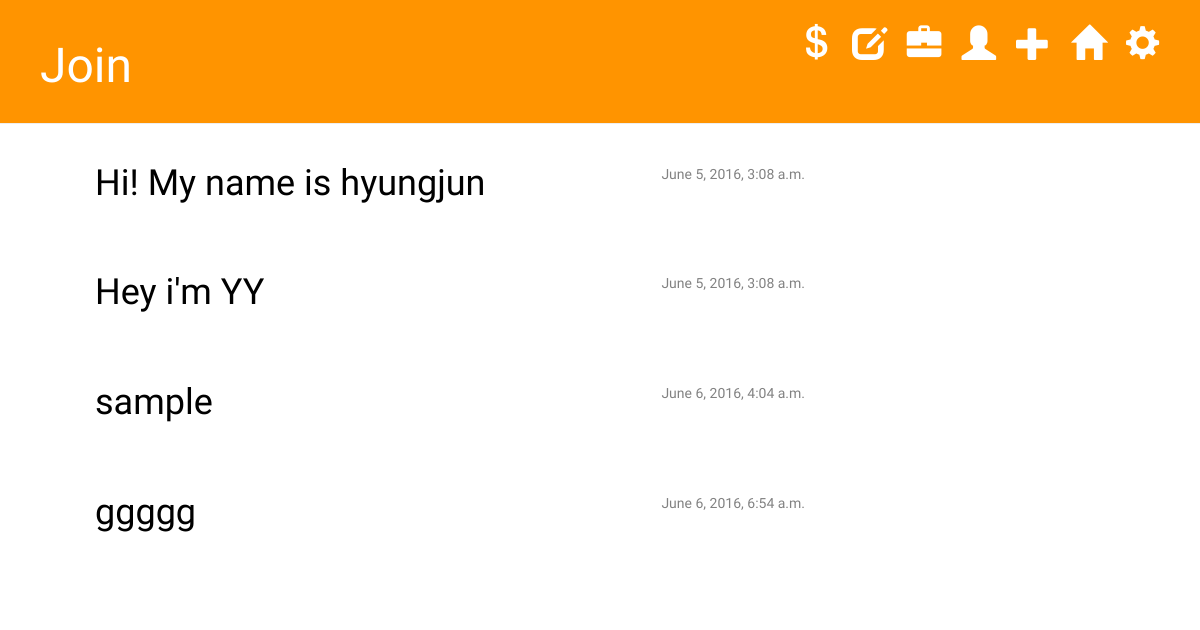
The app's page /lookforjob/, older data.
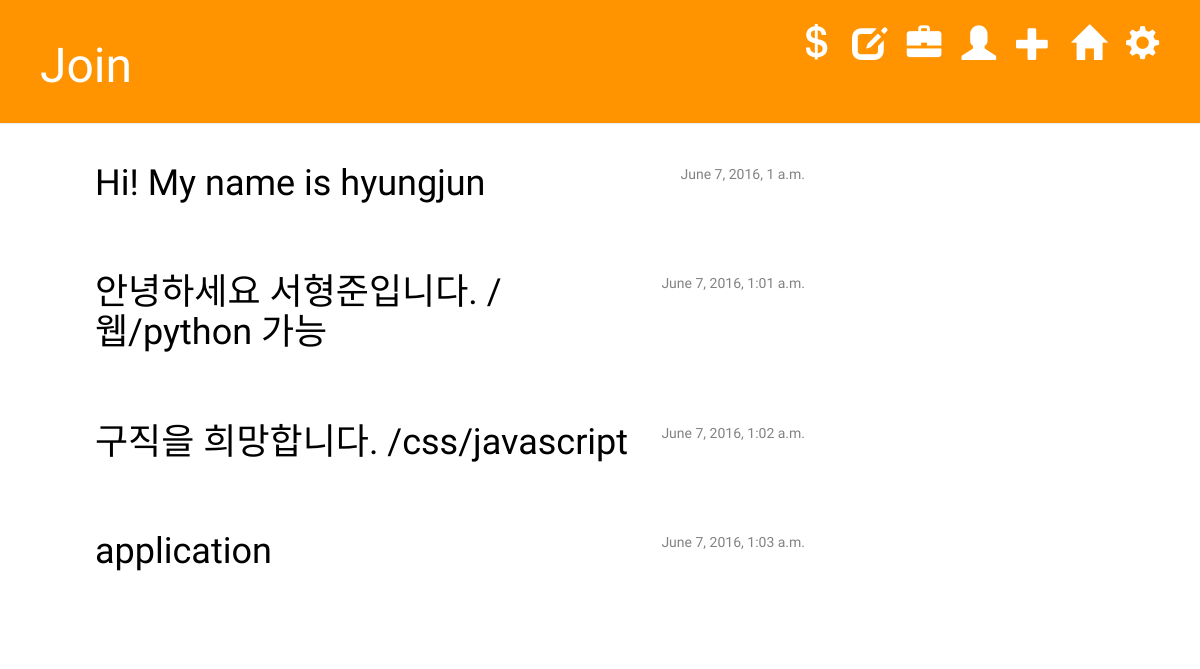
The same page, newer data.
### programmer/models.py (models this page shows, shortened)
class Lookforjob(models.Model):
    author = models.ForeignKey('auth.User')
    title = models.CharField(max_length=200)
    text = models.TextField()
    create_date = models.DateTimeField(default=timezone.now)
    published_date = models.DateTimeField(blank=True, null=True)
    email = models.EmailField(blank=True, null=True, max_length=300)

### programmer/views.py (the view)
# urls.py: url(r'^lookforjob/$', views.lookforjob_list, name='lookforjob_list'),
def lookforjob_list(request):
    lookforjobs = Lookforjob.objects.filter(published_date__lte=timezone.now()).order_by('published_date')
    return render(request, 'programmer/lookforjob_list.html',{'lookforjobs':lookforjobs})

### templates/programmer/lookforjob_list.html (shortened to what this page needs)
<!DOCTYPE html>
{% extends 'programmer/base.html' %}
{% load staticfiles %}
        {% block content %}
            {% for lookforjob in lookforjobs %}
                <div class = "content">
                    <div class = "applicant">
                        <div class = "date">
                            <p>{{ lookforjob.published_date }}</p>
                        </div>
                        <h1><a href="{% url 'lookforjob_detail' pk=lookforjob.pk %}">{{ lookforjob.title }}</a> </h1>
                    </div>
                </div>
            {% endfor %}
        {% endblock content %}

### templates/programmer/base.html (shortened to what this page needs)
<!DOCTYPE html>
{% load staticfiles %}
<html lang="en">
<head>
    <link rel="stylesheet" href="//maxcdn.bootstrapcdn.com/bootstrap/3.2.0/css/bootstrap.min.css">
    <link rel="stylesheet" href="//maxcdn.bootstrapcdn.com/bootstrap/3.2.0/css/bootstrap-theme.min.css">
    <link rel="stylesheet" href="{% static 'css/programmer.css' %}">
</head>
<body>
    <div class = "page-header">
        <a href="{% url 'post_list' %}" class="top-menu"><span class="glyphicon glyphicon-cog"></span></a>
        <a href="{% url 'post_list' %}" class="top-menu"><span class="glyphicon glyphicon-home"></span></a>
        <a href="{% url 'lookforjob_new' %}" class="top-menu"><span class="glyphicon glyphicon-plus"></span></a>
        <a href="{% url 'lookforjob_list' %}" class="top-menu"><span class="glyphicon glyphicon-user"></span></a>
        <a href="{% url 'post_list' %}" class="top-menu"><span class="glyphicon glyphicon-briefcase"></span></a>
        <a href="{% url 'post_draft_list' %}" class="top-menu"><span class="glyphicon glyphicon-edit"></span></a>
        <a href="{% url 'post_list' %}" class="top-menu"><span class="glyphicon glyphicon-usd"></span></a>
        <h1><a href="">Join</a></h1>
    </div>
    <div class="content container">
    <div class="row">
        <div class="col-md-8">
            {% block content %}
            {% endblock %}
        </div>
    </div>
    </div>
</body>
</html>

### programmer/static/css/programmer.css (style rules this page uses)
.page-header { background-color: #ff9400; margin-top: 0; padding: 20px 20px 20px 40px; }
.page-header h1, .page-header h1 a, .page-header h1 a:visited, .page-header h1 a:active { color: #ffffff; font-size: 36pt; text-decoration: none; }
.content { margin-left: 40px; font-family: 'Ubuntu', sans-serif; }
h1, h2, h3, h4 { font-family: 'Ubuntu', cursive; }
.date { float: right; color: #828282; font-family: 'Ubuntu', sans-serif; }
.applicant { margin-bottom: 70px; }
.top-menu, .top-menu:hover, .top-menu:visited { color: #ffffff; float: right; font-size: 26pt; margin-right: 20px; }
.applicant h1 a, .applicant h1 a:visited { color: #000000; }

Row changes from the older to the newer data that the page shows:
changed Lookforjob "Hi! My name is hyungjun": published_date "June 5, 2016, 3:08 a.m." → "June 7, 2016, 1 a.m."
changed Lookforjob: published_date "June 5, 2016, 3:08 a.m." → "June 7, 2016, 1:01 a.m."; title "Hey i'm YY" → "안녕하세요 서형준입니다. / 웹/python 가능"
changed Lookforjob: published_date "June 6, 2016, 6:54 a.m." → "June 7, 2016, 1:02 a.m."; title "ggggg" → "구직을 희망합니다. /css/javascript"; moves up the list
changed Lookforjob: published_date "June 6, 2016, 4:04 a.m." → "June 7, 2016, 1:03 a.m."; title "sample" → "application"
